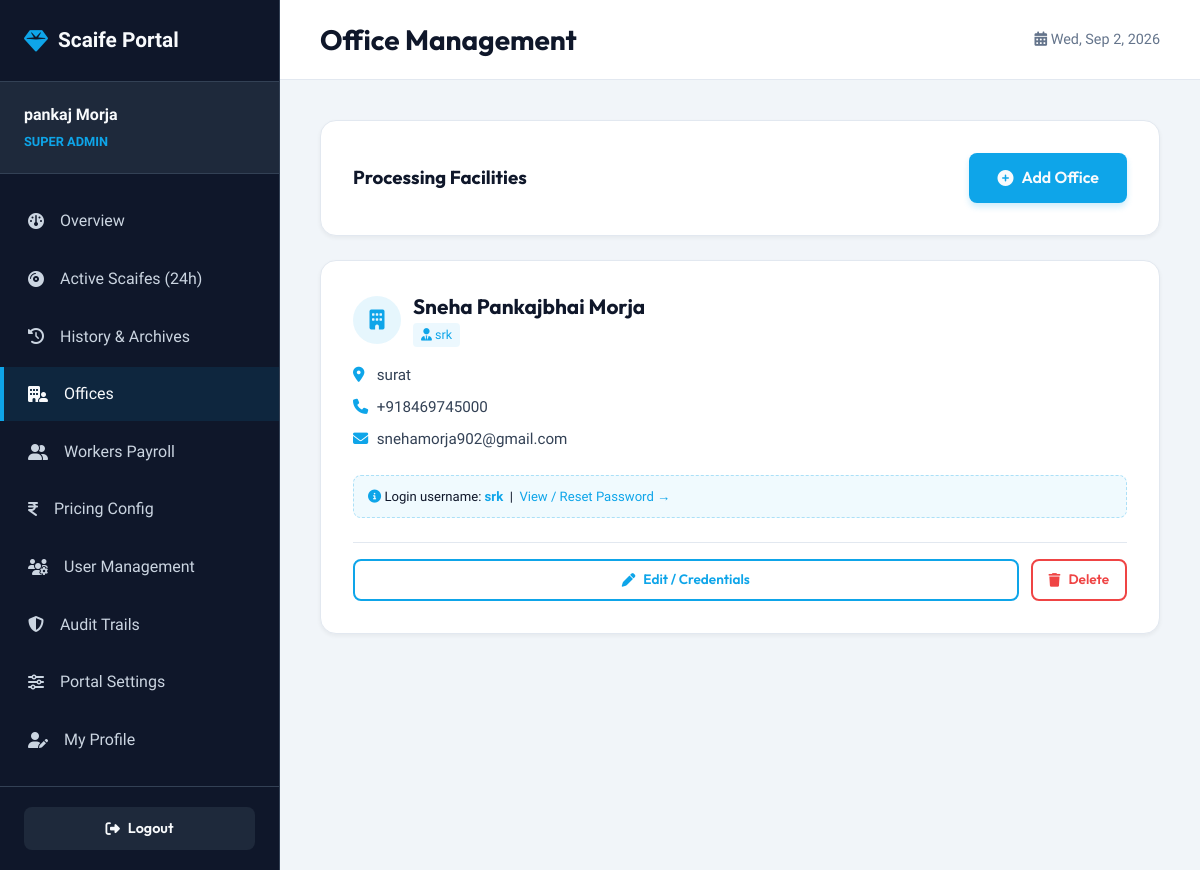
The page /dashboard/offices/ (signed in) on the database its author committed.
### core/models.py (models this page shows, shortened)
class UserProfile(models.Model):
    ROLE_CHOICES = [
        ('admin', 'Super Admin'),
        ('manager', 'Office Manager'),
        ('worker', 'Office Worker'),
    ]
    user = models.OneToOneField(User, on_delete=models.CASCADE, related_name='profile')
    role = models.CharField(max_length=20, choices=ROLE_CHOICES, default='worker')
    office = models.ForeignKey(Office, on_delete=models.SET_NULL, null=True, blank=True, related_name='staff')

class Office(models.Model):
    name = models.CharField(max_length=100)
    location = models.CharField(max_length=200)
    phone = models.CharField(max_length=20)
    email = models.EmailField()
    manager_username = models.CharField(max_length=150, blank=True, default='', help_text="Auto-generated manager login username")
    manager_whatsapp = models.CharField(max_length=20, blank=True, default='', help_text="Manager's WhatsApp number (with country code, e.g. 919876543210)")

### core/views.py (the view)
    def _wrapped_view_func(request, *args, **kwargs):
        if not request.user.is_authenticated:
            return redirect('login')
        if request.user.profile.role not in ['admin', 'manager']:
            messages.error(request, "Access denied. Manager privileges required.")
            return redirect('overview')
        return view_func(request, *args, **kwargs)

### core/context_processors.py (called while the page is built)
def branding_context(request):
    try:
        settings = BrandingSettings.get_solo()
    except Exception:
        settings = None
    return {'branding': settings}

### core/models.py (called while the page is built)
    @classmethod
    def get_solo(cls):
        obj, created = cls.objects.get_or_create(id=1)
        return obj

### core/views.py (called while the page is built)
def manager_or_admin(view_func):
    def _wrapped_view_func(request, *args, **kwargs):
        if not request.user.is_authenticated:
            return redirect('login')
        if request.user.profile.role not in ['admin', 'manager']:
            messages.error(request, "Access denied. Manager privileges required.")
            return redirect('overview')
        return view_func(request, *args, **kwargs)
    return _wrapped_view_func

@login_required
@manager_or_admin
def office_list(request):
    offices = Office.objects.all()
    for office in offices:
        manager_profile = UserProfile.objects.filter(office=office, role='manager').select_related('user').first()
        office.manager_username = manager_profile.user.username if manager_profile else None
    new_office_creds = request.session.pop('new_office_credentials', None)
    return render(request, 'dashboard/office_list.html', {
        'offices': offices,
        'new_office_creds': new_office_creds,
    })

### core/templates/dashboard/office_list.html (shortened to what this page needs)
{% extends 'dashboard/dashboard_base.html' %}
{% block db_page_title %}Office Management{% endblock %}
{% block db_content %}
<div class="db-panel" style="margin-bottom: 24px;">
    <div style="display: flex; justify-content: space-between; align-items: center;">
        <h3>Processing Facilities</h3>
        {% if user.profile.role == 'admin' %}
            <a href="{% url 'office_create' %}" class="btn btn-primary"><i class="fa-solid fa-circle-plus"></i> Add Office</a>
        {% endif %}
    </div>
</div>
<div style="display: grid; grid-template-columns: repeat(auto-fit, minmax(320px, 1fr)); gap: 24px;">
    {% for office in offices %}
        <div class="db-panel" style="display: flex; flex-direction: column; justify-content: space-between;">
            <div>
                <div style="display: flex; align-items: center; gap: 12px; margin-bottom: 16px;">
                    <div class="widget-icon blue" style="width: 48px; height: 48px; font-size: 1.25rem;"><i class="fa-solid fa-building"></i></div>
                    <div>
                        <h3 style="font-size: 1.3rem; margin: 0;">{{ office.name }}</h3>
                        {% if office.manager_username %}
                        <span style="font-size: 0.78rem; color: var(--clr-primary); background: rgba(14,165,233,0.08); padding: 2px 8px; border-radius: 4px; margin-top: 4px; display: inline-block;">
                            <i class="fa-solid fa-user-tie"></i> {{ office.manager_username }}
                        </span>
                        {% endif %}
                    </div>
                </div>
                <div style="font-size: 0.95rem; color: var(--txt-dark-700); display: flex; flex-direction: column; gap: 8px; margin-bottom: 24px;">
                    <p><i class="fa-solid fa-location-dot" style="color: var(--clr-primary); width: 20px;"></i> {{ office.location }}</p>
                    <p><i class="fa-solid fa-phone" style="color: var(--clr-primary); width: 20px;"></i> {{ office.phone }}</p>
                    <p><i class="fa-solid fa-envelope" style="color: var(--clr-primary); width: 20px;"></i> {{ office.email }}</p>
                </div>
                {% if office.manager_username %}
                <div style="background: rgba(14,165,233,0.06); border: 1px dashed rgba(14,165,233,0.3); border-radius: 8px; padding: 10px 14px; font-size: 0.82rem; color: var(--txt-dark-600); margin-bottom: 8px;">
                    <i class="fa-solid fa-circle-info" style="color: var(--clr-primary);"></i>
                    Login username: <strong style="color: var(--clr-primary);">{{ office.manager_username }}</strong> &nbsp;|&nbsp;
                    <a href="{% url 'office_edit' office.pk %}" style="color: var(--clr-primary);">View / Reset Password →</a>
                </div>
                {% endif %}
            </div>
            {% if user.profile.role == 'admin' %}
                <div style="display: flex; gap: 12px; border-top: 1px solid var(--bg-light-300); padding-top: 16px; margin-top: 16px;">
                    <a href="{% url 'office_edit' office.pk %}" class="btn btn-outline" style="padding: 8px 16px; font-size: 0.85rem; flex-grow: 1;">
                        <i class="fa-solid fa-pen"></i> Edit / Credentials
                    </a>
                    <a href="{% url 'office_delete' office.pk %}" class="btn btn-outline" style="padding: 8px 16px; font-size: 0.85rem; border-color: var(--clr-danger); color: var(--clr-danger);" onclick="return confirm('Are you sure you want to delete this office? All assigned scaifes will be affected.');">
                        <i class="fa-solid fa-trash"></i> Delete
                    </a>
                </div>
            {% endif %}
        </div>
    {% empty %}
        <div class="db-panel" style="grid-column: 1 / -1; text-align: center; padding: 40px;">
            No processing offices registered yet.
        </div>
    {% endfor %}
</div>
{% endblock %}

### core/templates/dashboard/dashboard_base.html (shortened to what this page needs)
{% load static %}
<!DOCTYPE html>
<html lang="en">
<head>
    <link rel="stylesheet" href="{% static 'css/styles.css' %}">
    <link rel="stylesheet" href="https://cdnjs.cloudflare.com/ajax/libs/font-awesome/6.4.0/css/all.min.css">
</head>
<body class="dashboard-wrapper">
    <aside class="db-sidebar">
        <div class="sidebar-header">
            <a href="{% url 'home' %}" style="display: flex; align-items: center; gap: 10px;">
                {% if branding and branding.logo %}
                    <img src="{{ branding.logo.url }}" alt="{{ branding.company_name }}" style="height: 36px; object-fit: contain;">
                {% else %}
                    <i class="fa-solid fa-gem" style="color: var(--clr-primary); font-size: 1.5rem;"></i>
                {% endif %}
                <span class="sidebar-logo-text">Scaife Portal</span>
            </a>
        </div>
        <div class="sidebar-user">
            <span class="user-name">{{ user.first_name }} {{ user.last_name }}</span>
            <span class="user-role">{{ user.profile.get_role_display }}</span>
        </div>
        <ul class="sidebar-menu">
            <li class="sidebar-item {% if request.resolver_match.url_name == 'overview' %}active{% endif %}">
                <a href="{% url 'overview' %}"><i class="fa-solid fa-gauge"></i> Overview</a>
            </li>
            <li class="sidebar-item {% if request.resolver_match.url_name == 'scaife_list' %}active{% endif %}">
                <a href="{% url 'scaife_list' %}"><i class="fa-solid fa-compact-disc"></i> Active Scaifes (24h)</a>
            </li>
            <li class="sidebar-item {% if request.resolver_match.url_name == 'scaife_history' %}active{% endif %}">
                <a href="{% url 'scaife_history' %}"><i class="fa-solid fa-clock-rotate-left"></i> History & Archives</a>
            </li>
            {% if user.profile.role == 'admin' %}
                <li class="sidebar-item {% if 'offices' in request.path %}active{% endif %}">
                    <a href="{% url 'office_list' %}"><i class="fa-solid fa-building-user"></i> Offices</a>
                </li>
                <li class="sidebar-item {% if 'workers' in request.path %}active{% endif %}">
                    <a href="{% url 'worker_list' %}"><i class="fa-solid fa-user-group"></i> Workers Payroll</a>
                </li>
                <li class="sidebar-item {% if 'pricing' in request.path %}active{% endif %}">
                    <a href="{% url 'pricing_edit' %}"><i class="fa-solid fa-indian-rupee-sign"></i> Pricing Config</a>
                </li>
                <li class="sidebar-item {% if 'users' in request.path %}active{% endif %}">
                    <a href="{% url 'user_list' %}"><i class="fa-solid fa-users-gear"></i> User Management</a>
                </li>
                <li class="sidebar-item {% if 'logs' in request.path %}active{% endif %}">
                    <a href="{% url 'activity_logs' %}"><i class="fa-solid fa-shield-halved"></i> Audit Trails</a>
                </li>
                <li class="sidebar-item {% if 'settings' in request.path and 'profile' not in request.path %}active{% endif %}">
                    <a href="{% url 'settings_edit' %}"><i class="fa-solid fa-sliders"></i> Portal Settings</a>
                </li>
            {% endif %}
            <li class="sidebar-item {% if 'profile' in request.path %}active{% endif %}">
                <a href="{% url 'profile_edit' %}"><i class="fa-solid fa-user-pen"></i> My Profile</a>
            </li>
        </ul>
        <div class="sidebar-footer">
            <a href="{% url 'logout' %}" class="btn btn-dark" style="width: 100%; font-size: 0.9rem; padding: 10px;">
                <i class="fa-solid fa-right-from-bracket"></i> Logout
            </a>
        </div>
    </aside>
    <div class="db-main">
        <header class="db-header">
            <div style="display: flex; align-items: center; gap: 16px;">
                <div class="db-title">
                    <h1>{% block db_page_title %}Overview{% endblock %}</h1>
                </div>
            </div>
            <div class="db-header-actions">
                <span style="font-size: 0.9rem; color: var(--txt-dark-400);">
                    <i class="fa-solid fa-calendar-days"></i> <span id="current-date"></span>
                </span>
            </div>
        </header>
        <main class="db-content">
            {% block db_content %}{% endblock %}
        </main>
    </div>
</body>
</html>

### core/static/css/styles.css (style rules this page uses)
:root { --clr-primary: #0ea5e9; --clr-primary-hover: #0284c7; --clr-secondary: #f59e0b; --clr-secondary-hover: #d97706; --bg-dark-900: #0f172a; --bg-dark-800: #1e293b; --bg-dark-700: #334155; --bg-light-100: #f8fafc; --bg-light-200: #f1f5f9; --bg-light-300: #e2e8f0; --clr-success: #10b981; --clr-warning: #f59e0b; --clr-danger: #ef4444; --clr-info: #3b82f6; --txt-dark-900: #0f172a; --txt-dark-700: #334155; --txt-dark-400: #64748b; --txt-light-100: #f8fafc; --txt-light-300: #cbd5e1; --ff-heading: 'Outfit', sans-serif; --ff-body: 'Plus Jakarta Sans', sans-serif; --transition-smooth: all 0.3s cubic-bezier(0.4, 0, 0.2, 1); --border-radius-sm: 8px; --border-radius-md: 16px; --border-radius-lg: 24px; --shadow-sm: 0 2px 4px rgba(0, 0, 0, 0.05); --shadow-md: 0 10px 15px -3px rgba(0, 0, 0, 0.1), 0 4px 6px -2px rgba(0, 0, 0, 0.05); --shadow-lg: 0 20px 25px -5px rgba(0, 0, 0, 0.15), 0 10px 10px -5px rgba(0, 0, 0, 0.04); --shadow-glow: 0 0 15px rgba(14, 165, 233, 0.45); }
*, *::before, *::after { box-sizing: border-box; margin: 0; padding: 0; }
html { scroll-behavior: smooth; font-size: 16px; }
body { font-family: var(--ff-body); background-color: var(--bg-light-100); color: var(--txt-dark-700); line-height: 1.6; overflow-x: hidden; }
h1, h2, h3, h4, h5, h6 { font-family: var(--ff-heading); color: var(--txt-dark-900); font-weight: 700; line-height: 1.25; }
a { color: inherit; text-decoration: none; transition: var(--transition-smooth); }
.btn { display: inline-flex; align-items: center; justify-content: center; padding: 12px 28px; font-weight: 600; border-radius: var(--border-radius-sm); cursor: pointer; transition: var(--transition-smooth); gap: 8px; font-family: var(--ff-heading); }
.btn-primary { background-color: var(--clr-primary); color: var(--txt-light-100); box-shadow: 0 4px 6px rgba(14, 165, 233, 0.2); }
.btn-outline { background-color: transparent; border: 2px solid var(--clr-primary); color: var(--clr-primary); }
.btn-dark { background-color: var(--bg-dark-800); color: var(--txt-light-100); }
.dashboard-wrapper { display: flex; min-height: 100vh; background-color: var(--bg-light-200); color: var(--txt-dark-900); }
.db-sidebar { width: 280px; background-color: var(--bg-dark-900); color: var(--txt-light-300); display: flex; flex-direction: column; border-right: 1px solid var(--bg-dark-700); flex-shrink: 0; transition: var(--transition-smooth); }
.sidebar-header { padding: 24px; border-bottom: 1px solid var(--bg-dark-700); display: flex; align-items: center; gap: 12px; }
.sidebar-logo-text { font-size: 1.3rem; font-weight: 800; color: var(--txt-light-100); }
.sidebar-user { padding: 20px 24px; background-color: var(--bg-dark-800); border-bottom: 1px solid var(--bg-dark-700); }
.user-name { font-weight: 600; color: var(--txt-light-100); display: block; }
.user-role { font-size: 0.8rem; color: var(--clr-primary); text-transform: uppercase; font-weight: 700; }
.sidebar-menu { list-style: none; padding: 20px 0; display: flex; flex-direction: column; gap: 4px; flex-grow: 1; overflow-y: auto; }
.sidebar-item a { display: flex; align-items: center; gap: 16px; padding: 14px 24px; font-weight: 500; color: var(--txt-light-300); border-left: 4px solid transparent; }
.sidebar-item a:hover, .sidebar-item.active a { color: var(--txt-light-100); background-color: rgba(255, 255, 255, 0.05); }
.sidebar-item.active a { border-left-color: var(--clr-primary); background-color: rgba(14, 165, 233, 0.1); }
.sidebar-footer { padding: 20px 24px; border-top: 1px solid var(--bg-dark-700); }
.db-main { flex-grow: 1; display: flex; flex-direction: column; min-width: 0; }
.db-header { height: 80px; background-color: white; border-bottom: 1px solid var(--bg-light-300); display: flex; justify-content: space-between; align-items: center; padding: 0 40px; }
.db-title h1 { font-size: 1.75rem; }
.db-header-actions { display: flex; align-items: center; gap: 24px; }
.db-content { padding: 40px; overflow-y: auto; flex-grow: 1; }
.widget-icon { width: 56px; height: 56px; border-radius: 50%; display: flex; align-items: center; justify-content: center; font-size: 1.5rem; }
.widget-icon.blue { background-color: rgba(14, 165, 233, 0.1); color: var(--clr-primary); }
.db-panel { background: white; padding: 32px; border-radius: var(--border-radius-md); box-shadow: var(--shadow-sm); border: 1px solid var(--bg-light-300); }

### rows shown on the page
Office: name "Sneha Pankajbhai Morja", manager_username "srk", location "surat", phone "+918469745000", email "snehamorja902@gmail.com"

### other values the page prints
{{ user.first_name }} "pankaj"
{{ user.last_name }} "Morja"
{{ user.profile.get_role_display }} "SUPER ADMIN"
